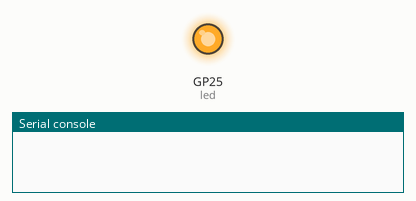
Recording of a program running on a simulated Raspberry Pi Pico running MicroPython. On the bench: output pins drawn as LEDs (lit = HIGH), the last lines printed to the serial console. WiFi joins after 1.5 s; the clock reads 2024-03-15 10:24:30 at power-on unless the program sets it; requests to the public web service named in the program get a made-up reply in its usual format after 0.4 s (London, UTC, broken clouds, 64 % humidity, 1013 hPa unless stated). At 3.9 s the program stops and its outputs stay as they are.

Above: at 0.1 s.
At 3.1 s:
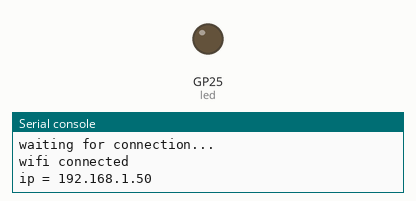
Timing chart, 0 to 4.6 s (numbered marks = the images above):
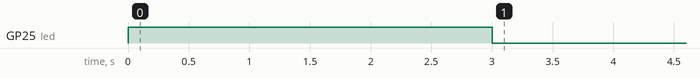

The program:

main.py
```python
# File must be named "main.py" on pico to run on boot

import time
import utime
import ntptime
import network
import urequests as requests
import json
from machine import Pin
import machine
from secret import secret

# PICO-W on board LED (Uses different pinout than non-wifi PICO)
led = Pin("LED", Pin.OUT)

ssid = secret['ssid']
pw = secret['pw']

wlan = network.WLAN(network.STA_IF)

network_connected = False

def connect_to_wifi():
    wlan.active(True)
    time.sleep(1)
    wlan.connect(ssid, pw)

    # Wait for connect or fail
    max_wait = 20
    while max_wait > 0:
        if wlan.status() < 0 or wlan.status() >= 3:
            break
        max_wait -= 1
        print('waiting for connection...')
        time.sleep(1)

def get_timezone():
    url = 'http://ip-api.com/json'
    request = requests.get(url)
    data = json.loads(request.text)
    return data

def get_timezone_offset():
    tz = get_timezone()
    url = 'http://worldtimeapi.org/api/timezone/' + tz['timezone']
    request = requests.get(url)
    data = json.loads(request.text)
    return data

while not network_connected:
    led.on()
    connect_to_wifi()
    # Handle connection error
    if wlan.status() != 3:
        # continue instead of throw error because first connection will usually fail
        continue
        # RuntimeError('network connection failed')
    else:
        print('wifi connected')
        status = wlan.ifconfig()
        print( 'ip = ' + status[0])
        led.off()
        network_connected = True
        try:
            time_data = get_timezone_offset()
            print("Local time before synchronization：%s" %str(time.localtime()))

            ntptime.settime()
            rtc = machine.RTC()
            tm = utime.localtime(utime.mktime(utime.localtime()) + time_data['raw_offset'])
            tm = tm[0:3] + (0,) + tm[3:6] + (0,)
            rtc.datetime(tm)
            print("Local time after synchronization：%s" %str(time.localtime()))
        except Exception as e:
            print("Error syncing time", e)
            
```

secret.py
```python
secret = {
    'ssid': '********',
    'pw': '********'
    }
```

Measured:
- by itself, GP25 (led): LOW → HIGH at 0.00 s, → LOW 3.0 s later
